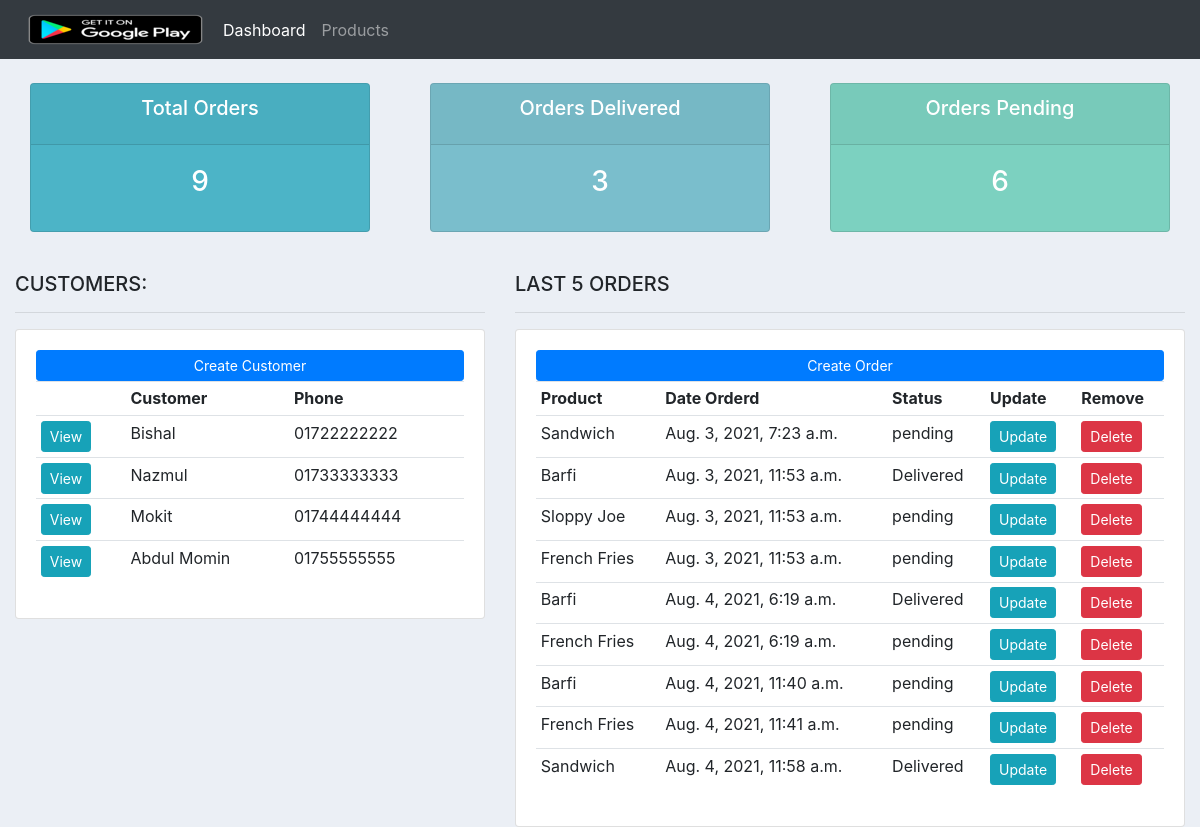
The app's page /, older data.
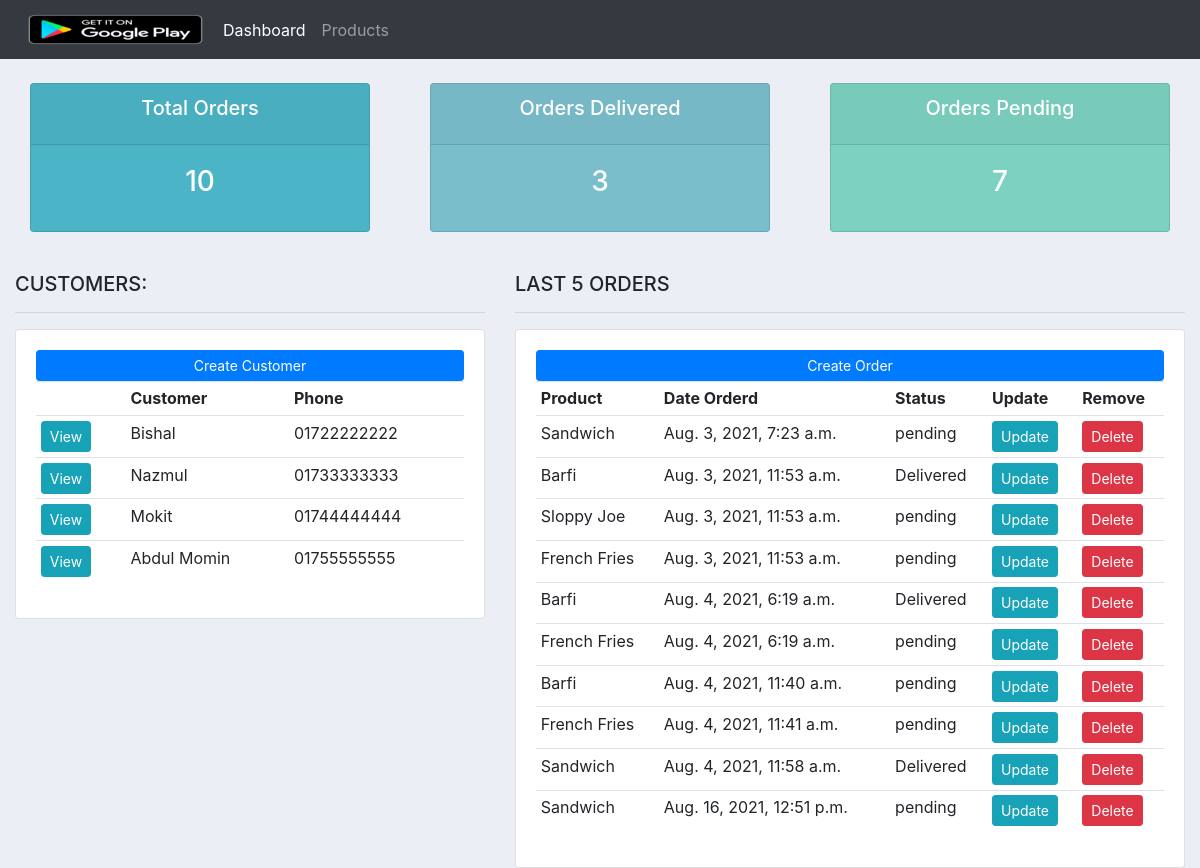
The same page, newer data.
### accounts/models.py (models this page shows, shortened)
class Customer(models.Model):
    name = models.CharField(max_length=200, null=True)
    phone = models.CharField(max_length=50, null=True)
    email = models.CharField(max_length=200, null=True)
    date_created = models.DateTimeField(auto_now_add=True, null=True)

class Orders(models.Model):
    STATUS = (
        ('pending', 'pending'),
        ('Out For Delivery', 'Out For Delivery'),
        ('Delivered', 'Delivered')
    )
    customer = models.ForeignKey(Customer, null=True, on_delete=models.SET_NULL)
    product = models.ForeignKey(Product, null=True, on_delete=models.SET_NULL)
    date_created = models.DateTimeField(auto_now_add=True, null=True)
    status = models.CharField(max_length=200, null=True, choices=STATUS)

class Product(models.Model):
    CATEGORY = (
        ('Indoor', 'Indoor'),
        ('Out Door', 'Out Door')
    )
    tag = models.ManyToManyField(Tag)
    name = models.CharField(max_length=200, null=True)
    price = models.FloatField(max_length=200, null=True)
    category = models.CharField(max_length=200, null=True, choices=CATEGORY)
    description = models.TextField(max_length=1000, null=True)
    date_created = models.DateTimeField(auto_now_add=True, null=True)
    def __str__(self):
        return self.name

### accounts/views.py (the view)
# urls.py: 2. Add a URL to urlpatterns:  path('', views.home, name='home')
def home(request):
    customers = Customer.objects.all()
    orders = Orders.objects.all()
    total_orders = orders.count()
    delivered = orders.filter(status='Delivered').count()
    pending = orders.filter(status='pending').count()
    context = {'customers' : customers, 'orders' : orders, 'total_orders' : total_orders, 'delivered' : delivered, 'pending' : pending}
    return render(request, 'accounts/dashboard.html', context)

### accounts/templates/accounts/dashboard.html
{%  extends 'accounts/main.html' %}
{% block content %}
{%  include 'accounts/status.html' %}
<br>
<div class="row">
	<div class="col-md-5">
		<h5>CUSTOMERS:</h5>
		<hr>
		<div class="card card-body">
			<a class="btn btn-primary  btn-sm btn-block" href="">Create Customer</a>
			<table class="table table-sm">
				<tr>
                    <th></th>
					<th>Customer</th>
					<th>Phone</th>
				</tr>
                {% for customer in customers %}
                    <tr>
                        <td><a href="{% url 'customer' customer.id %}" class="btn btn-sm btn-info">View</a></td>
                        <td>{{ customer.name }}</td>
                        <td>{{ customer.phone }}</td>
                    </tr>
                {% endfor %}
			</table>
		</div>
	</div>
	<div class="col-md-7">
		<h5>LAST 5 ORDERS</h5>
		<hr>
		<div class="card card-body">
			<a class="btn btn-primary  btn-sm btn-block" href="{% url 'createOrder' %}">Create Order</a>
			<table class="table table-sm">
				<tr>
					<th>Product</th>
					<th>Date Orderd</th>
					<th>Status</th>
					<th>Update</th>
					<th>Remove</th>
				</tr>
                {% for order in orders %}
                    <tr>
                        <td>{{ order.product }}</td>
                        <td>{{ order.date_created }}</td>
                        <td>{{ order.status }}</td>
                    <td><a class="btn btn-sm btn-info" href="">Update</a></td>
                    <td><a class="btn btn-sm btn-danger" href="">Delete</a></td>
                    </tr>
                {% endfor %}
			</table>
		</div>
	</div>
</div>
{% endblock %}

Row changes from the older to the newer data that the page shows:
added Orders: product "Sandwich", date_created "Aug. 16, 2021, 12:51 p.m.", status "pending"
Text that changed along with them:
{{ total_orders }}: "9" → "10"
{{ pending }}: "6" → "7"
